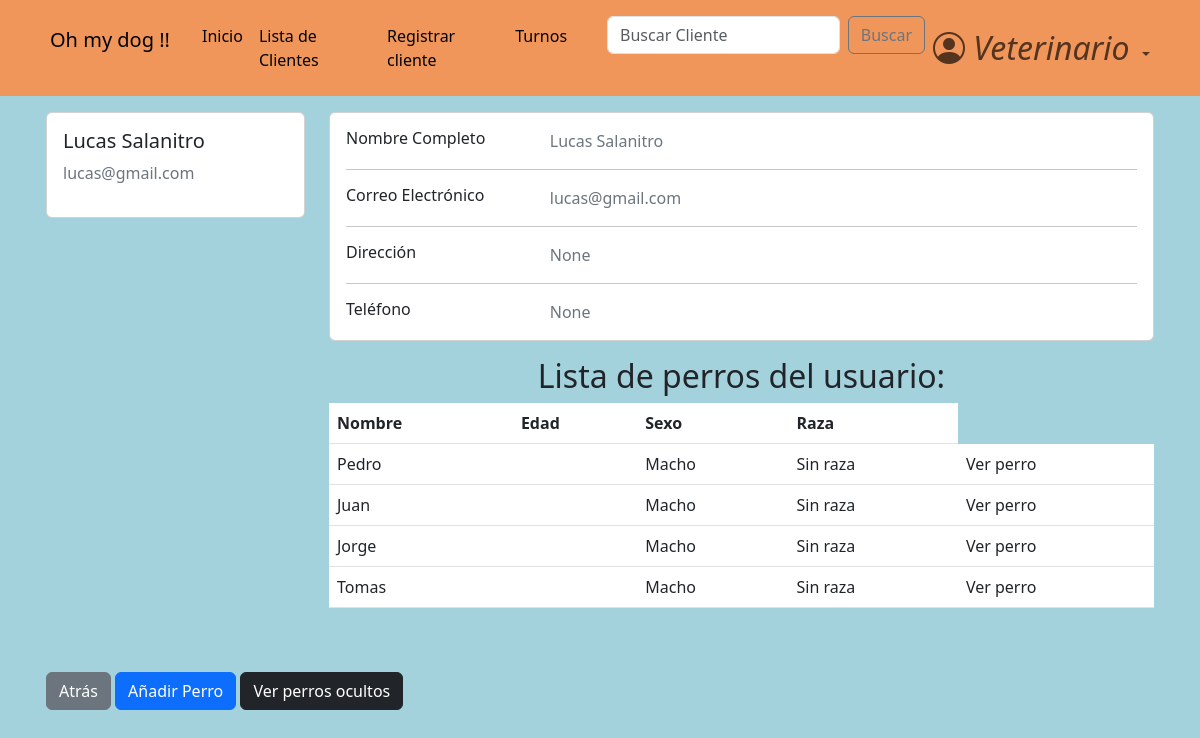
The page /accounts/profile/3 (signed in) on the database its author committed.
### accounts/models.py (models this page shows, shortened)
class CustomUser(AbstractBaseUser, PermissionsMixin):
    email =                     models.EmailField(verbose_name="email", unique=True)    #.foreignKey ??
    name =                      models.CharField(max_length=25)   #slug es texto corto
    surname =                   models.CharField(max_length=30, blank=True, null=True)
    address =                   models.CharField(max_length=30, blank=True, null=True)
    telephone =                 models.SlugField(max_length=12, blank=True, null=True)
    is_active =                 models.BooleanField(default=True)
    is_staff =                  models.BooleanField(default=False)
    is_admin =                  models.BooleanField(default=False)
    last_login =                models.DateTimeField(verbose_name="last login", default=datetime.datetime.now)
    is_veterinario =            models.BooleanField(default=False)
    USERNAME_FIELD = "email"    #variable por la cual se ingresa, dice username pero seria como 'campo que representa el inicio de sesion'
    REQUIRED_FIELDS = ['name',]    #no permite registros si no tiene estos campos completos
    objects = CustomUserManager()

### dogs/models.py (models this page shows, shortened)
class Dog(models.Model):
    class Sex(models.TextChoices):
        macho = "Macho"
        hembra = "Hembra"
    class Breed(models.TextChoices):
        sin_raza = "Sin raza"
        coker = "Coker"
        pastor_aleman = "Pastor aleman"
        bulldog = "Bulldog"
        labrador = "Labrador"
        golden = "Golder"
        caniche = "Caniche"
        chihuahua = "Chihuahua"
        bulldog_frances = "Bulldog Frances"
        beagle = "Beagle"
        boxer = "Boxer"
        galgo = "Galgo"
        dalmata = "Dalmata"
        sharpei = "Shar pei"
    class Color(models.TextChoices):
        blanco = "Blanco"
        negro = "Negro"
        marron = "Marrón"
        blanco_y_negro = "Blanco y negro"
        otro = "Otro color"
    class Size(models.TextChoices):
        grande = "Grande"
        mediano = "Mediano"
        pequeño = "pequeño"
    def default_value():
        return '-'
    name = models.CharField(
        max_length=15
    )
    date_of_birth = models.DateField(
        null=True,
    )
    sex = models.CharField(
        max_length=10,
        choices=Sex.choices
    )
    breed = models.CharField(
        max_length=20,
        choices=Breed.choices
    )
    color = models.CharField(
        max_length=20,
        blank=True,
        choices=Color.choices,
        null=True,
    )
    size = models.CharField(
        max_length=10,
        null=True,
        blank=True,
    )
    description = models.TextField(
        max_length=100,
        blank=True,
        null=True,
    )
    hidden = models.BooleanField(default=False)
    owner = models.ForeignKey(
        CustomUser,
        blank=True,
        on_delete=models.CASCADE,
        null=True
    )

### accounts/views.py (the view)
# urls.py: path('profile/<pk>', views.profile_view, name= 'profile'),
@login_required
def profile_view(request, pk):
    if not request.user.is_authenticated:
        return redirect('login')
    user_owner = CustomUser.objects.get(pk=pk)
    dogs = user_owner.dog_set.all()
    context = {
        'client': user_owner,
        'vet': request.user,
        'dogs_shown': dogs.filter(hidden=False)
    }
    return render(request, 'profile.html', context)

### accounts/templates/profile.html (shortened to what this page needs)
{% extends 'base.html' %}
{% block content %}
<main>
<div class="container card-izq " >
  <div class="row row-1" >
    <div class="col-md-3" >
      <div class="card">
        <div class="card-body">
          <h5>{{ client.name }} {{ client.surname }}</h5>
          <p class="text-secondary">{{ client.email }}</p>
        </div>
      </div>
    </div>
    <div class="col-md-9">
      <div class="card mb-3">
        <div class="card-body">
          <div class="row">
            <div class="col-sm-3">
              <h6 class="mb-0">Nombre Completo</h6>
            </div>
            <div class="col-sm-9 text-secondary">
              {{ client.name }} {{ client.surname }}
            </div>
          </div>
          <hr>
          <div class="row">
            <div class="col-sm-3">
              <h6 class="mb-0">Correo Electrónico</h6>
            </div>
            <div class="col-sm-9 text-secondary">
              {{ client.email }}
            </div>
          </div>
          <hr>
          <div class="row">
            <div class="col-sm-3">
              <h6 class="mb-0">Dirección</h6>
            </div>
            <div class="col-sm-9 text-secondary">
              {{ client.address }}
            </div>
          </div>
          <hr>
          <div class="row">
            <div class="col-sm-3">
              <h6 class="mb-0">Teléfono</h6>
            </div>
            <div class="col-sm-9 text-secondary">
              {{ client.telephone }}
            </div>
          </div>
        </div>
      </div>
        <h2 class="text-center">Lista de perros del usuario:</h2>
          {% if dogs_shown.count > 0 %}
                  <table class="table table-hover">
                      <thead>
                          <tr>
                              <th>Nombre</th>
                              <th>Edad</th>
                              <th>Sexo</th>
                              <th>Raza</th>
                          </tr>
                      </thead>
                      <tbody>
                          {% for dog in dogs_shown %}
                                <tr>
                                    <td>{{ dog.name }}</td>
                                    <td>{{ dog.age }}</td>
                                    <td>{{ dog.sex }}</td>
                                    <td>{{ dog.breed }}</td>
                                    <td>
                                      <a class="dropdown-item" href="{% url 'dog_profile' user_owner_id=client.id dog_id=dog.id %}">Ver perro</a>
                                    </td>
                                </tr>
                          {% endfor %}
                      </tbody>
                  </table>
            {% else %}
            <div>
              <a>El usuario no posee perros visibles</a>
            </div>
            {% endif %}
      </div>
    </div>
      <a href="{% url 'home' %}" class="btn btn-secondary">Atrás</a>
    {% if vet.is_veterinario %}
      <a href="{% url 'dog_registration' client.id %}" class="btn btn-primary">Añadir Perro</a>
      <a href="{% url 'hidden_dogs' client.id %}" class="btn btn-dark">Ver perros ocultos</a>
    {% endif %}
  </div>
</main>
{% endblock  %}

### pages/static/css/styles.css (style rules this page uses)
html { box-sizing: border-box; font-size: 16px; scroll-behavior: smooth; }
body { margin: 0; padding: 0; overflow-x: hidden; background-color: #a4d2dc; }
a { text-decoration: none; }
.card-izq { margin-bottom: 1rem; padding: 1rem; }
.row-1 { margin-bottom: 3rem; }

### rows shown on the page
CustomUser: name "Lucas", surname "Salanitro", email "lucas@gmail.com", address "None", telephone "None"
Dog: name "Pedro", sex "Macho", breed "Sin raza"
Dog: name "Juan", sex "Macho", breed "Sin raza"
Dog: name "Jorge", sex "Macho", breed "Sin raza"
Dog: name "Tomas", sex "Macho", breed "Sin raza"
